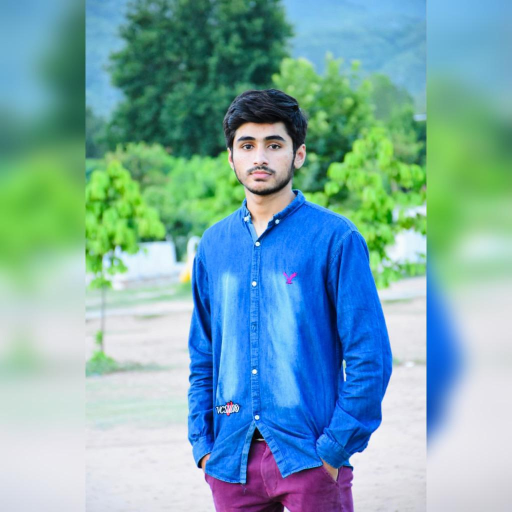
#> input picture moavia.jpg, 1024 x 1024 px (shown at 1/2 size)
$ python main.py
#> lines starting #> are read from the running program, lines starting #| are printed output that depends on the picture
# Image Libraries Used
from PIL import Image
import cv2
import numpy as np

image_path = "moavia.jpg"  # Address of Image you want to write in Text File

x_pixels = 160       # Here Write the number of pixels along X-axis for vga
y_pixels = 120       # Here Write the number of pixels along Y-axis for vga
center_x = 1/2      # Here You provide the center to widht for Croping the original image (1/2 indicate at mid)
center_y = 1/3      # (1/3 indiacte take center little above from original Image)
im1 = Image.open(image_path)
#> im1 is the input picture: PIL image 1024x1024 RGB; mean R, G, B 121.8, 170, 172.9
w,h = im1.size
#> w = 1024; h = 1024
print("Previous Size ",w,h)
#| Previous Size  1024 1024

# Here Croping Image size to integer multiple of 160x120 image
# We take that integer number as k
if((w//x_pixels)>(h//y_pixels)):
    k = h//y_pixels
else:
    k = w // x_pixels
#> k = 6

if(w == x_pixels):
    if (h == y_pixels):
        im2 = im1
    elif(h > y_pixels):
        im2 = im1.crop((0,h*center_y-(k*y_pixels)/2,x_pixels,h*center_y+(k*y_pixels)/2))
    else:
        print("hight is less than minimum value")
elif (w > x_pixels):
    if (h == y_pixels):
        im2 = im1.crop((w*center_x-(k*x_pixels)/2,y_pixels,w*center_x+(k*x_pixels)/2,0))
    elif(h > y_pixels):
        im2 = im1.crop((w*center_x-(k*x_pixels)/2,h*center_y-(k*y_pixels)/2,w*center_x+(k*x_pixels)/2,h*center_y+(k*y_pixels)/2))
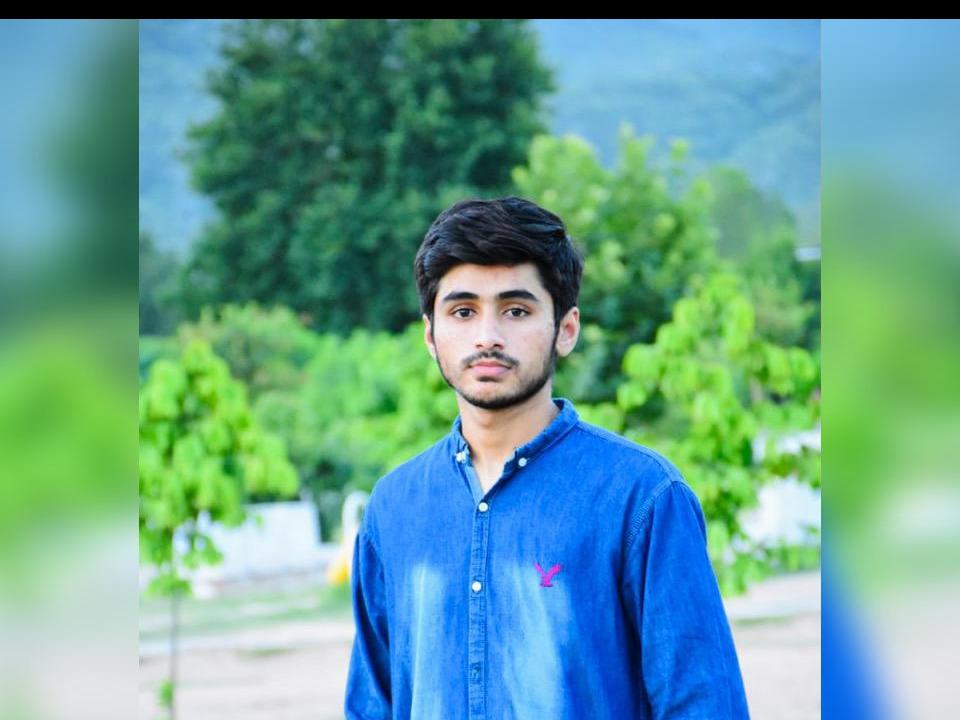
#> im2: PIL image 960x720 RGB; mean R, G, B 101.4, 160.5, 148.3
    else:
        print("hight is less than minimum value")
else:
    if (h<y_pixels):
        print("Hight and width are less than minimum")
    else:
        print("Hight is less than minimum")

w,h = im2.size
#> w = 960; h = 720
print("Size After Croping is : \n Width = ",w,"\n Hight = ",h)
#| Size After Croping is :
#|  Width =  960
#|  Hight =  720

# Now image if perfectly integer multiple of 160x120
# Resizing Image to 160x120
im3 = im2.resize((x_pixels,y_pixels))
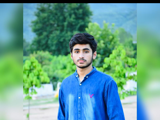
#> im3: PIL image 160x120 RGB; mean R, G, B 101.4, 160.6, 148.3
im1.show()
im2.show()
im3.show()
im3.save("ResizedImage.png")

# using CV2 for colour channel separation
im4 = cv2.imread("ResizedImage.png")
b,g,r = (cv2.split(im4))
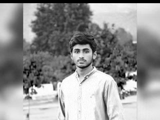
#> b: shape (120, 160); min 0, max 255, mean 148.3
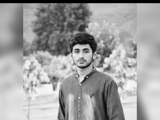
#> g: shape (120, 160); min 0, max 250, mean 160.6
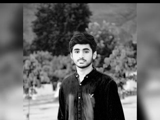
#> r: shape (120, 160); min 0, max 255, mean 101.4

file = open("ResizedImage.txt","w") # creating a text file for writing perpose

# Writing Data of Each colour channel in Text File in 8 bit binary each (.zfill(8))
for i in range (y_pixels-1):
    for j in range (x_pixels-1):
        a = bin(r[i][j]).replace('0b',"").zfill(8)
        file.write(a)
        a = bin(g[i][j]).replace('0b',"").zfill(8)
        file.write(a)
        a = bin(b[i][j]).replace('0b',"").zfill(8)
        file.write(a)
        file.write("\n")
print("Done...")
